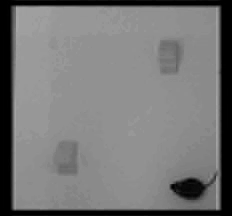
#> input picture examples/data/images/nort/before_47.png, 232 x 216 px, found by its file name
$ python ocv.py
#> lines starting #> are read from the running program, lines starting #| are printed output that depends on the picture; after the words box and inside, x2 and y2 are one past the last pixel; in counts of white or black regions, pixels touching at a corner belong together
from pathlib import Path

import cv2
import numpy as np
import matplotlib.pyplot as plt
from scipy import ndimage

ROOT = Path("C:/Users/Can/Projects/Neuroscience/bikipy/examples/data/images")
img = cv2.imread(str(ROOT / "nort" / "before_47.png"), 0)
#> img is the input picture: shape (216, 232); min 0, max 170, mean 118.9

img = cv2.convertScaleAbs(img, alpha=1, beta=-2)

lowpass = 125

ret, thresh1 = cv2.threshold(img, lowpass, 255, cv2.THRESH_BINARY)
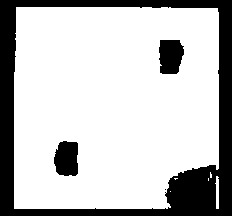
#> thresh1: shape (216, 232); 75.7% white; 4 black regions (1 under 20 px), largest, box (x1, y1, x2, y2) and area: (0, 0, 232, 216) 10742, (159, 40, 184, 74) 725, (54, 141, 78, 176) 724
#> ret = 125
ret, thresh2 = cv2.threshold(img, lowpass, 255, cv2.THRESH_BINARY_INV)
ret, thresh3 = cv2.threshold(img, lowpass, 255, cv2.THRESH_TRUNC)
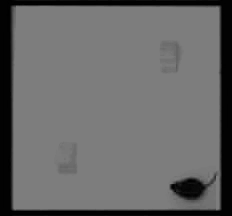
#> thresh3: shape (216, 232); min 0, max 125, mean 104.6
ret, thresh4 = cv2.threshold(img, lowpass, 255, cv2.THRESH_TOZERO)
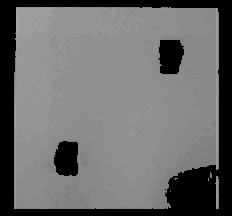
#> thresh4: shape (216, 232); min 0, max 168, mean 107.3
ret, thresh5 = cv2.threshold(img, lowpass, 255, cv2.THRESH_TOZERO_INV)
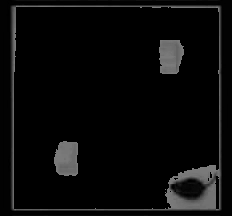
#> thresh5: shape (216, 232); min 0, max 124, mean 10

a, found = ndimage.label(thresh1)
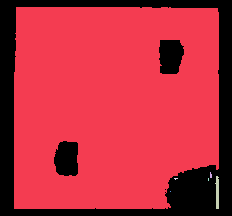
#> a: shape (216, 232) int32; 7 distinct labels, from 0 to 6; one colour per label, 0 black
#> found = 6
b = ndimage.find_objects(a)
#> b = 6 items

areas = []
for o in b:
    areas.append((o[0].stop - o[0].start) * (o[1].stop - o[1].start))
#> this loop made 6 passes
#> after the loop, areas = [41410, 12, 132, 8, 3, 1]
y_maze_obj_idx = np.where(np.array(areas) == np.sort(areas)[-1])[0][0]
#> y_maze_obj_idx = 0

stack_mask = np.zeros(
    (
        *thresh1.shape,
        3,
    ),
    dtype=np.uint8,
)

print(found)
#| 6
#> (the run stopped early here; a loop or call above may not have finished)
